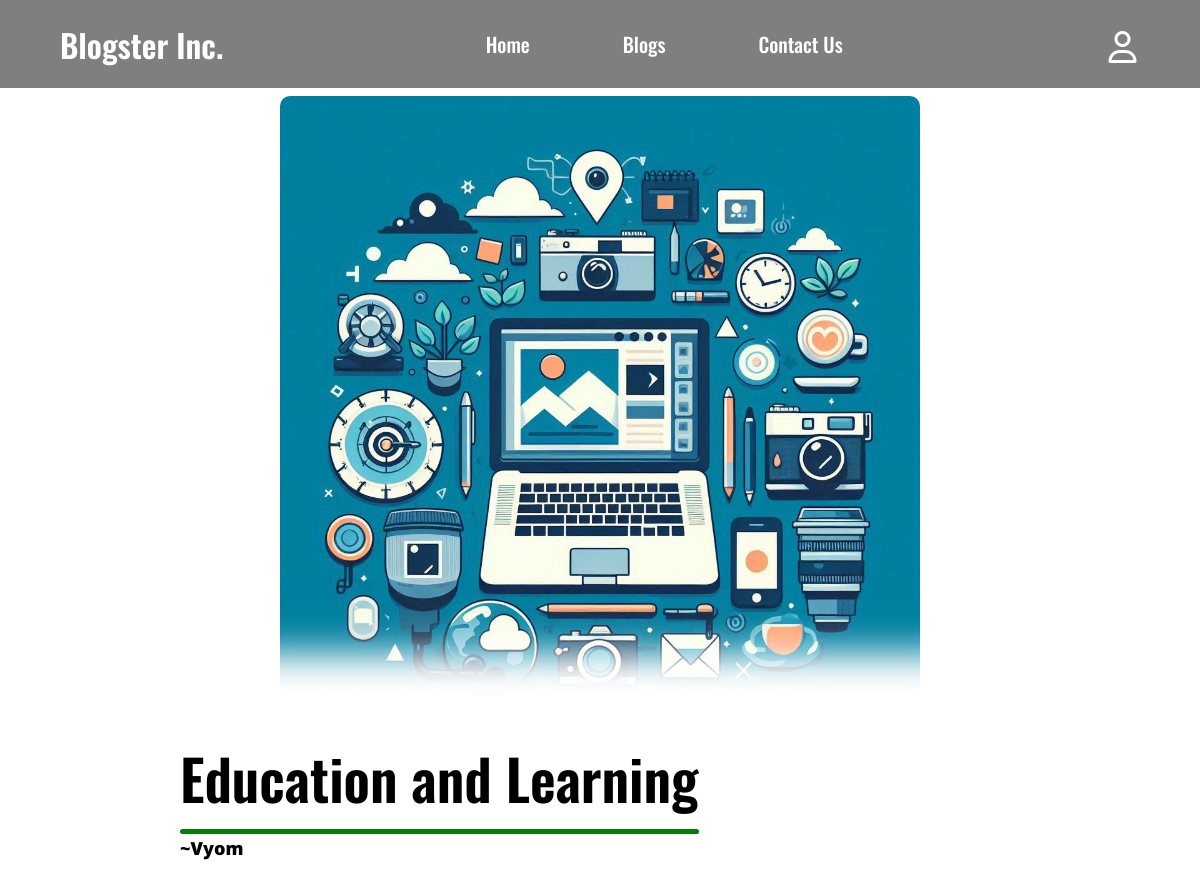
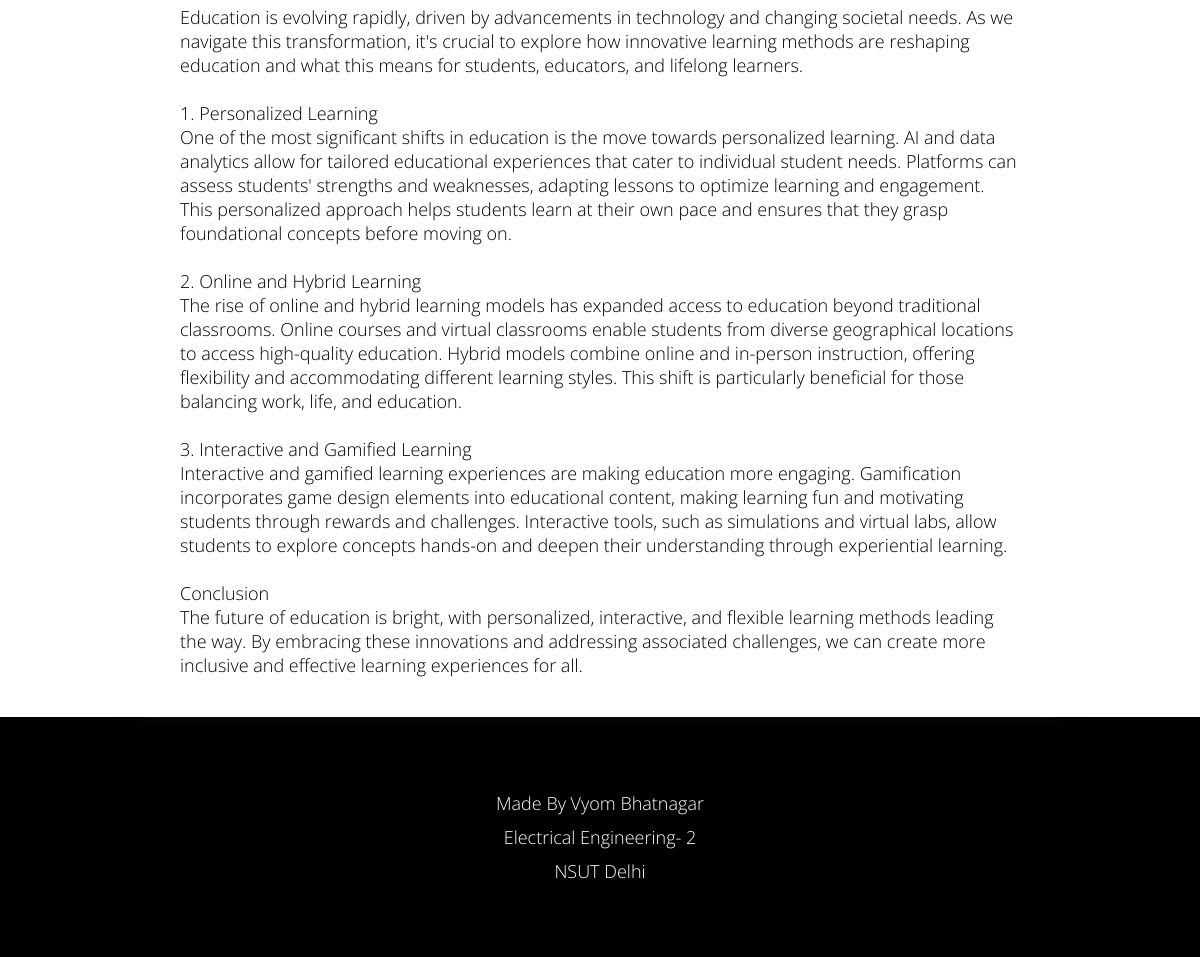
/blogs/showcase/13, run on the app's committed database (2 pictures, top to bottom).
### dexter/models.py (models this page shows)
class Blog(models.Model):
    id = models.AutoField(primary_key=True)
    author = models.ForeignKey(User, blank=False, null=False, on_delete=models.CASCADE)
    title = models.CharField(max_length=100)
    content = models.CharField(max_length=2500)
    img = models.ImageField(upload_to='pics')

### dexter/views.py (the view)
# urls.py: path('blogs/showcase/<int:id>', views.showcase, name = "showcase"),
def showcase(request, id):
    try:
        item = Blog.objects.get(id = id)
    except:
        print("404")
        return redirect('/')
    else:
        if request.user.is_authenticated:
            return render(request, "showcase.html", {"blog":item, "user":request.user})
        return render(request, "showcase.html", {"blog":item})

### templates/showcase.html (shortened to what this page needs)
{% extends 'base.html' %}
{% load static %}
    {% block content %}
    <main>
        <div class="top">
            {% if blog.img %}
            <img src="{{blog.img.url}}" alt="Avatar" style="width:100%">
            {% else %}
            <img src="{% static '/images/default.jpg' %}" alt="default">
            {% endif %}
        </div>
        <div class="base">
            <div class="title">
                <h2>{{blog.title}} </h2>
                <div class="divider"></div>
                <div style="font-weight: 900;" >~{{blog.author.username}}</div>
            </div>
            <div class="content">
                <p>{{blog.content|linebreaksbr}} </p>
            </div>
        </div>
    </main>
    {% endblock %}

### static/css/style.css (style rules this page uses)
* { padding: 0; margin: 0; box-sizing: border-box; }
body { font-family: 'Open Sans', sans-serif; font-weight: 100; font-size: 18px; }
.top { font-size: 1.5rem; color: green; font-weight: bold; }
.divider { width: 60vw; height: 5px; background-color: black; margin: auto; border-radius: 100vw; }

### templates/showcase.html (style rules this page uses)
h2 { font-family: 'Oswald', sans-serif; font-weight: 600; font-size: 3.5rem; text-align: left; }
main { width: 70vw; margin: auto; }
.top { margin-top: 12vh; }
.title { width: fit-content; }
.top img { display: block; height: 80vh; margin: auto; border-radius: 10px; }
.base { position: relative; box-shadow: 0px -38px 35px 45px white; z-index: 2; }
.divider { background-color: green; width: auto; margin: 10px 0px 2px 0px; }
.content { margin: 30px 0px 40px 0px; }

### data on the page
Blog: title "Education and Learning", author.username "Vyom", content "Education is evolving rapidly, driven by advancements in technology and changing societal needs. As we navigate this transformation, it's crucial to explore how innovative learning methods are reshaping education and what this means for students, educators, and lifelong learners. 1. Personalized Learning One of the most significant shifts in education is the move towards personalized learning. AI and data analytics allow for tailored educational experiences that cater to individual student needs. Platforms can assess students' strengths and weaknesses, adapting lessons to optimize learning and engagement. This personalized approach helps students learn at their own pace and ensures that…"
